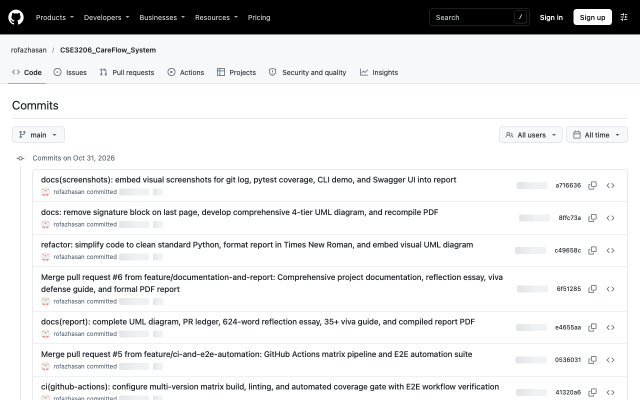
#> input picture docs/screenshot_github_web_commits.png, 1280 x 800 px, found by its file name (shown at 1/2 size)
$ python build_combined_git_evidence.py
#> lines starting #> are read from the running program, lines starting #| are printed output that depends on the picture
from PIL import Image
import os

docs = "/Users/md.rofazhasanrafiu/coding/CSE3206_CareFlow_System/docs"
gh_path = os.path.join(docs, "screenshot_github_web_commits.png")
term_path = os.path.join(docs, "screenshot_terminal_git_log.png")
out_path = os.path.join(docs, "screenshot_git_commit_graph.png")

gh_im = Image.open(gh_path).convert("RGBA")
term_im = Image.open(term_path).convert("RGBA")
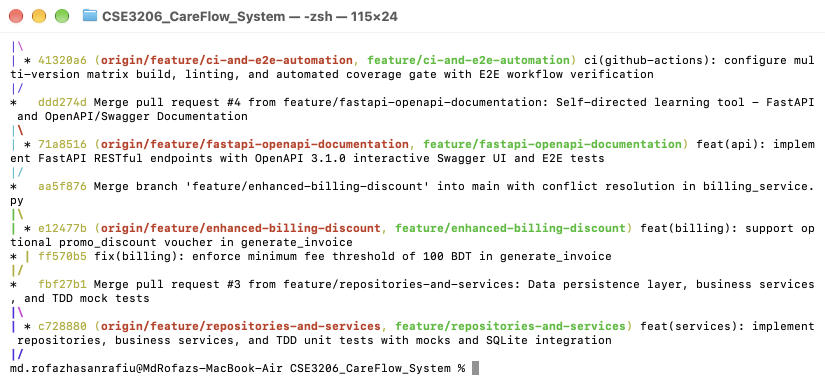
#> input picture docs/screenshot_terminal_git_log.png, 1650 x 770 px, found by its file name (shown at 1/2 size)
#> term_im is the input picture: PIL image 1650x770 RGBA; mean R, G, B, A 241, 240.6, 238.8, 254.8

# gh_crop: top repo header + commits list
gh_crop = gh_im.crop((0, 0, 1280, 420))
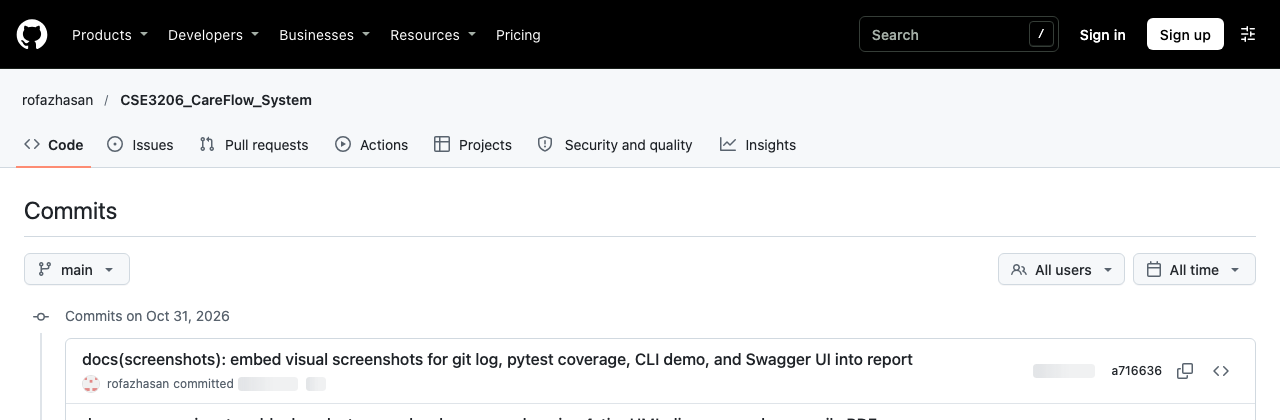
#> gh_crop: PIL image 1280x420 RGBA; mean R, G, B, A 208.8, 209.5, 210.1, 255

# Resize to width 1650
target_w = 1650
gh_h = int(gh_crop.height * (target_w / gh_crop.width))
#> gh_h = 541
gh_resized = gh_crop.resize((target_w, gh_h), Image.Resampling.LANCZOS)
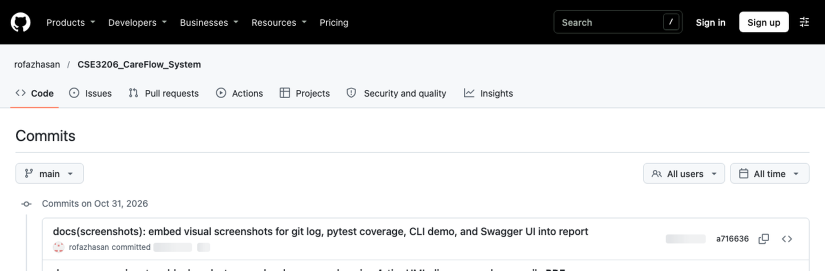
#> gh_resized: PIL image 1650x541 RGBA (shown at 1/2 size); mean R, G, B, A 208.7, 209.3, 210, 255

# term_crop: keep macOS window bar and top 12 git log lines (y=0 to 460)
term_crop = term_im.crop((0, 0, 1650, 460))
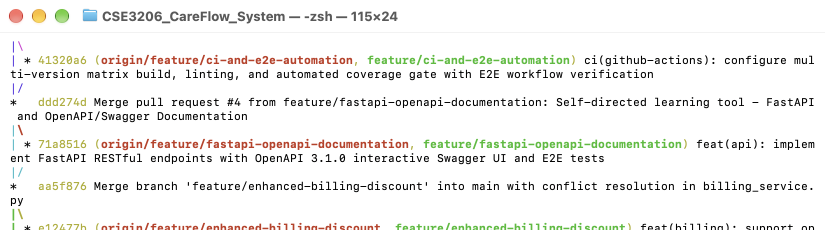
#> term_crop: PIL image 1650x460 RGBA (shown at 1/2 size); mean R, G, B, A 241.5, 241, 238.9, 254.8; transparent parts drawn white
term_h = term_crop.height
#> term_h = 460

# Combined
gap = 14
total_h = gh_h + term_h + gap
#> total_h = 1015
combined = Image.new("RGBA", (target_w, total_h), (255, 255, 255, 255))
#> combined: PIL image 1650x1015 RGBA; every value is 255
combined.paste(gh_resized, (0, 0))
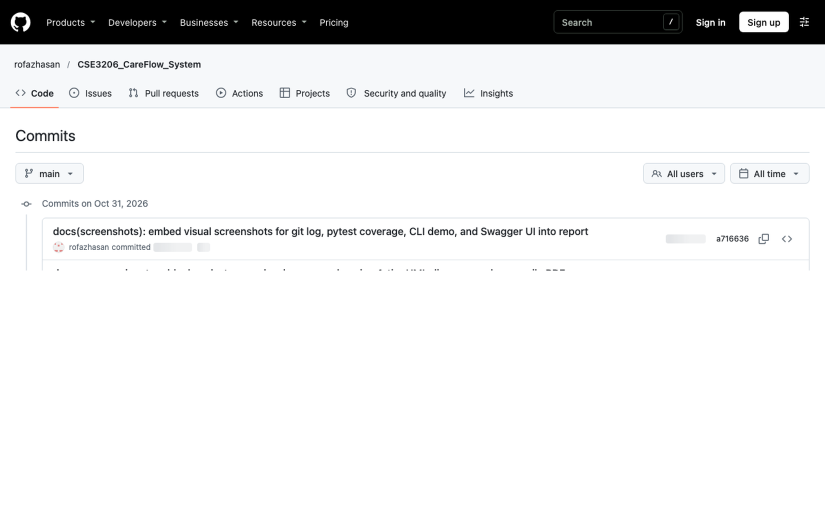
#> combined: PIL image 1650x1015 RGBA (shown at 1/2 size); mean R, G, B, A 230.3, 230.7, 231, 255
combined.paste(term_crop, (0, gh_h + gap))
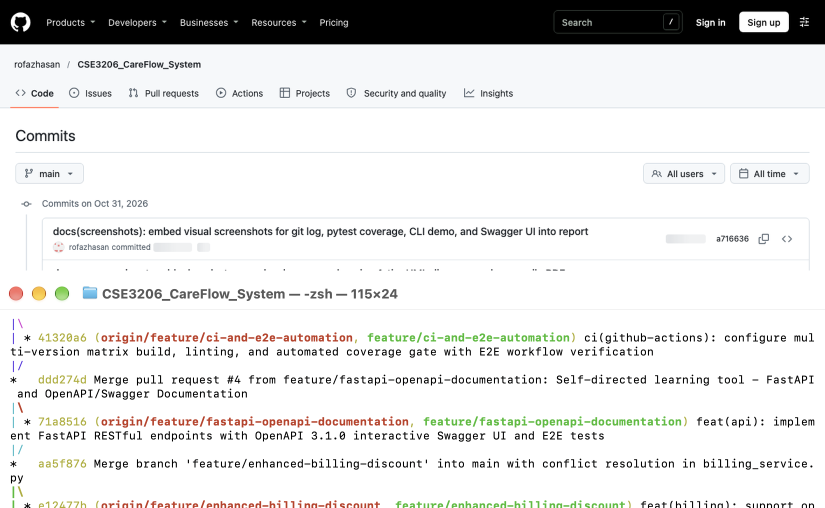
#> combined: PIL image 1650x1015 RGBA (shown at 1/2 size); mean R, G, B, A 224.2, 224.3, 223.7, 254.9; transparent parts drawn white

combined.convert("RGB").save(out_path, quality=95)
print(f"Refined Combined Git screenshot: {out_path} ({combined.size[0]}x{combined.size[1]}, ratio={combined.size[0]/combined.size[1]:.2f})")
#| Refined Combined Git screenshot: /Users/md.rofazhasanrafiu/coding/CSE3206_CareFlow_System/docs/screenshot_git_commit_graph.png (1650x1015, ratio=1.63)
